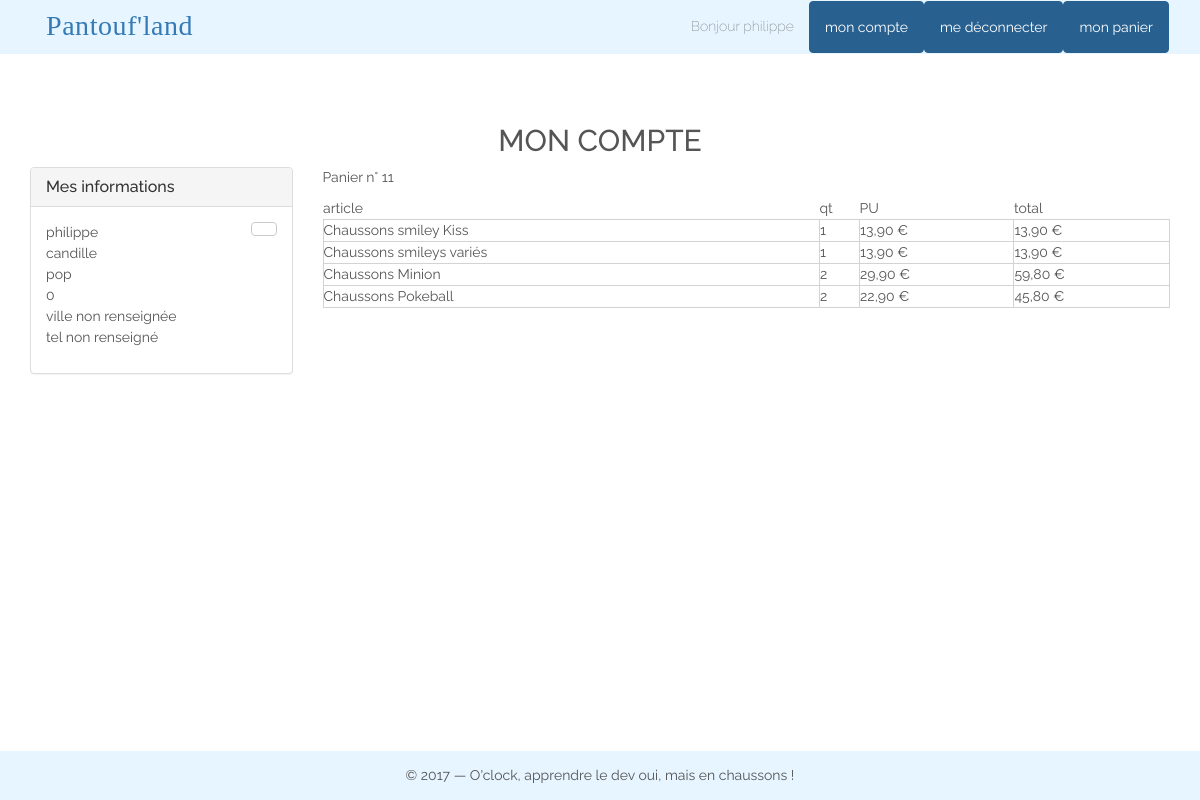
The page /account.php (signed in) on the database its author committed.
### tables this page shows
CREATE TABLE `clients` (
  `id` int(11) NOT NULL,
  `first_name` varchar(255) NOT NULL,
  `last_name` varchar(255) NOT NULL,
  `address` varchar(255) DEFAULT NULL,
  `zipcode` int(6) DEFAULT NULL,
  `city` varchar(255) DEFAULT NULL,
  `phone` varchar(15) DEFAULT NULL,
  `email` varchar(63) NOT NULL,
  `password` varchar(63) NOT NULL,
  `group_id` int(11) NOT NULL
);

CREATE TABLE `cart_lines` (
  `cart_id` int(11) NOT NULL,
  `product_id` int(11) NOT NULL,
  `quantity` int(11) NOT NULL
);

CREATE TABLE `products` (
  `id` int(11) NOT NULL,
  `title` varchar(255) NOT NULL,
  `price` decimal(10,2) NOT NULL,
  `promo_price` decimal(10,2) NOT NULL,
  `thumbnail` varchar(255) NOT NULL,
  `picture` varchar(255) NOT NULL,
  `short_desc` varchar(255) NOT NULL,
  `long_desc` text NOT NULL,
  `category_id` int(11) NOT NULL
);

### account.php (called while the page is built, shortened)
<?php
require("inc/functions.php");
$id = getUserId();
$clientData = getUser($id);
$clientCarts = getClientCarts($id);
include("templates/header.php");
include("templates/client-account.php");
include("templates/footer.php");

### inc/sessions.php (called while the page is built, shortened)
<?php
function isLoggedIn() {
    return isset($_SESSION["user"]);
}
function getUserId() {
    return $_SESSION["user"]["id"];
}
function getUserFirstname() {
    return $_SESSION["user"]["first_name"];
}
 ?>

### inc/data.php (called while the page is built, shortened)
<?php
$host = "localhost";
$user = "root";
$pass = "";
$dbname = "drupal";
try {
	$db_connect = new PDO("mysql:host=".$host.";dbname=".$dbname.";charset=utf8",$user,$pass);
}
catch(PDOException $e) {
	die('Erreur : '.$e->getMessage());
}
function getUser($id) {
	global $db_connect;
    $sql = 'SELECT clients.* , groups.name as group_name
            FROM clients, groups
            WHERE clients.group_id = groups.id
            AND clients.id = :id';
	$query = $db_connect->prepare($sql);
	$query->bindValue(':id', $id);
	$query->execute();
	$result = $query->fetch(PDO::FETCH_ASSOC);
	return $result;
}
function getClientCarts($clientId) {
    global $db_connect;
    $results = [];
	$sql = 'SELECT id FROM carts WHERE client_id = :clientId';
    $linesSql = 'SELECT cart_lines.*, products.title, products.promo_price
    FROM cart_lines, products
    WHERE cart_lines.product_id = products.id
    AND cart_id = :cartId';
    $cartsQuery = $db_connect->prepare($sql);
    $cartsQuery->bindValue(':clientId', $clientId, PDO::PARAM_INT);
    $cartsQuery->execute();
    $linesQuery = $db_connect->prepare($linesSql);
    $linesQuery->bindParam(':cartId', $cartId, PDO::PARAM_INT);
    while($clientCart = $cartsQuery->fetch()) {
        $cartId = $clientCart["id"];
        $linesQuery->execute();
        $cartLines = $linesQuery->fetchAll(PDO::FETCH_ASSOC);
        $results[$cartId] = $cartLines;
    }
    return $results;
}
?>

### inc/functions.php (called while the page is built, shortened)
<?php
require('sessions.php');
require('data.php');
function getDisplayAmount($amount) {
    return number_format($amount , 2, ",", " ") . " €";
}

### templates/client-account.php (the view, shortened to what this page needs)
<main id="account" class="container">
    <h2>Mon compte</h2>
    <div class="row">
        <div class="col-sm-3">
            <div class="panel panel-default">
                <div class="panel-heading">
                    <h3 class="panel-title">Mes informations</h3>
                </div>
                <div class="panel-body">
                    <a class="btn btn-default pull-right" href="edit-profile.php">
                    </a>
                    <ul>
                        <li><?= $clientData["first_name"] ?></li>
                        <li><?= $clientData["last_name"] ?></li>
                        <li><?= (!empty($clientData["address"])) ? $clientData["address"] : "adresse non renseignée" ?></li>
                        <li><?= ($clientData["zipcode"] != "")? $clientData["zipcode"] : "zipcode non renseigné" ?></li>
                        <li><?= ($clientData["city"] != "")? $clientData["city"] : "ville non renseignée" ?></li>
                        <li><?= ($clientData["phone"] != "")? $clientData["phone"] : "tel non renseigné" ?></li>
                    </ul>
                </div>
            </div>
        </div>
		<div class="col-sm-9">
			<?php foreach ($clientCarts as $cartId => $lines) : ?>
                <p>Panier n° <?= $cartId ?></p>
                <table>
                    <thead>
                        <tr>
                            <th>article</th>
                            <th>qt</th>
                            <th>PU</th>
                            <th>total</th>
                        </tr>
                    </thead>
                    <tbody>
                    <?php foreach ($lines as $line) : ?>
                        <tr>
                            <td><?= $line["title"] ?></td>
                            <td><?= $line["quantity"] ?></td>
                            <td><?= getDisplayAmount(floatval($line["promo_price"])) ?></td>
                            <td><?= getDisplayAmount(floatval($line["quantity"] * $line["promo_price"])) ?></td>
                        </tr>
                    <?php endforeach; ?>
                    </tbody>
                </table>
			<?php endforeach; ?>
		</div>
    </div>
</main>

### templates/header.php (shortened to what this page needs)
<!DOCTYPE html>
<html>
    <head>
        <link rel="stylesheet" href="css/reset.css" />
        <link rel="stylesheet" href="css/bootstrap.min.css" />
        <link rel='stylesheet' href='https://cdnjs.cloudflare.com/ajax/libs/twitter-bootstrap/3.3.7/css/bootstrap.min.css'/>
        <link rel="stylesheet" href="css/style.css" />
    </head>
    <body>
        <header id="header">
            <div class="container">
    			<nav class="navbar" role="navigation">
					<div class="navbar-header">
						<h1 class="navbar-brand titre"><a href="index.php">Pantouf'land</a></h1>
					</div>
					<div id="nav-collapse" class="collapse navbar-collapse">
						<ul class="nav navbar-nav  navbar-right">
							<?php if(isLoggedIn()) : ?>
		                        <li><p class="navbar-text">
									Bonjour
									<?= getUserFirstname() ?>
								</p>
								</li>
		                        <li>
                                <a
                                    class="btn btn-primary"
                                    href="account.php"
                                    title="mon compte">
                                        <i class="fa fa-user-circle-o" aria-hidden="true"></i> mon compte
                                    </a></li>
		                        <li><a
                                    class="btn btn-primary"
                                    href="logout.php"
                                    title="me déconnecter">
                                    <i class="fa fa-sign-in" aria-hidden="true"></i> me déconnecter
                                </a></li>
							<?php endif; ?>
							<li><a class="btn btn-primary" href="cart.php" title="mon panier">
                                <i class="fa fa-shopping-basket" aria-hidden="true"></i> mon panier
                            </a></li>
						</ul>
					</div>
    			</nav>
            </div>
        </header>

### templates/footer.php (shortened to what this page needs)
        <footer id="footer" class="navbar-fixed-bottom">
          &copy; <?= date('Y') ?> — O'clock, apprendre le dev oui, mais en chaussons !
        </footer>
    </body>
</html>

### css/style.css (style rules this page uses)
body, input, textarea, button { color: #555; font-family: 'Raleway'; line-height: 1.5; }
.titre { font-family: 'Playfair Display'; }
h2 { text-align: center; text-transform: uppercase; }
main { padding-top: 50px; padding-bottom: 50px; }
#header { background: rgb(230, 245, 255); text-align: center; }
#header h1 { color: #000; font-size: 2em; letter-spacing: .02em; margin: 0; }
#header p { color: #888; font-weight: 200; }
#header nav { margin-bottom: 0; }
.nav>li>a { background-color: #286090; border-color: #286090; }
table { width: 100%; }
table td { border: 1px solid lightgrey; }
#footer { background: rgb(230, 245, 255); padding: 1em 0; text-align: center; }

### rows shown on the page
clients: first_name "philippe", last_name "candille", address "pop", zipcode "0"
cart_lines: product.title "Chaussons smiley Kiss", quantity "1", product.promo_price "13,90 €", quantity.promo_price "13,90 €"
cart_lines: product.title "Chaussons smileys variés", quantity "1", product.promo_price "13,90 €", quantity.promo_price "13,90 €"
cart_lines: product.title "Chaussons Minion", quantity "2", product.promo_price "29,90 €", quantity.promo_price "59,80 €"
cart_lines: product.title "Chaussons Pokeball", quantity "2", product.promo_price "22,90 €", quantity.promo_price "45,80 €"

### other values the page prints
getUserFirstname() "philippe"
$cartId "11"
